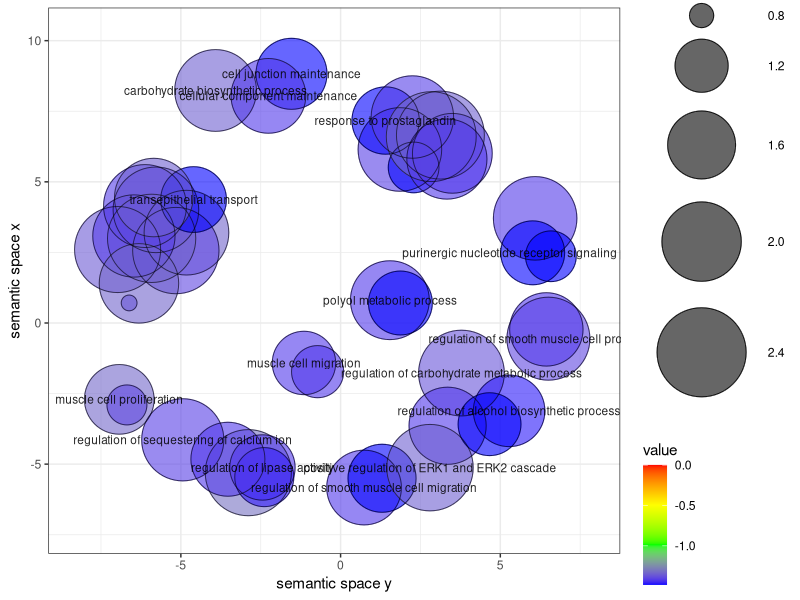

Write R code to recreate this figure.
# A plotting R script produced by the Revigo server at http://revigo.irb.hr/
# If you found Revigo useful in your work, please cite the following reference:
# Supek F et al. "REVIGO summarizes and visualizes long lists of Gene Ontology
# terms" PLoS ONE 2011. doi:10.1371/journal.pone.0021800

# --------------------------------------------------------------------------
# If you don't have the ggplot2 package installed, uncomment the following line:
# install.packages( "ggplot2" );
library( ggplot2 );

# --------------------------------------------------------------------------
# If you don't have the scales package installed, uncomment the following line:
# install.packages( "scales" );
library( scales );

# --------------------------------------------------------------------------
# Here is your data from Revigo. Scroll down for plot configuration options.

revigo.names <- c("term_ID","description","frequency","plot_X","plot_Y","log_size","value","uniqueness","dispensability");
revigo.data <- rbind(c("GO:0006109","regulation of carbohydrate metabolic process",0.9953030641914561,3.7838782043216597,-1.773335672020986,2.2528530309798933,-1.3714622054997974,0.9540794443694777,0.12209881),
c("GO:0006403","RNA localization",1.0288526056810556,-6.980361306190196,2.6021258193245678,2.2671717284030137,-1.357435827381193,0.9204785199223385,0.18884812),
c("GO:0006820","monoatomic anion transport",0.9841198836949228,-5.780435397306459,4.0082379033574975,2.247973266361807,-1.396121526190944,0.8997663011760784,0.56539235),
c("GO:0006821","chloride transport",0.7604562737642585,-6.122344403417606,4.142657647966585,2.1367205671564067,-1.4134259543597827,0.9019521698817835,0.26647383),
c("GO:0006909","phagocytosis",0.9002460299709237,-4.824886595592364,3.1999860564988265,2.2095150145426308,-1.3362201555986477,0.9174976470369884,0.27132983),
c("GO:0007200","phospholipase C-activating G protein-coupled receptor signaling pathway",0.8051889957503914,6.090164704966995,3.707088101893785,2.161368002234975,-1.420793688392829,0.9341102436848413,0.1699269),
c("GO:0014074","response to purine-containing compound",0.810780585998658,1.8561873590237412,6.146506047925853,2.164352855784437,-1.411427745949038,0.9315911118183343,0.25880236),
c("GO:0014812","muscle cell migration",0.156564526951465,-1.145751307671265,-1.415625568513272,1.462397997898956,-1.4232668823857921,0.9874458818286656,0.00515006),
c("GO:0014909","smooth muscle cell migration",0.0782822634757325,-0.719348335581078,-1.7236397974564526,1.1760912590556813,-1.424469624291472,0.9875864651087064,0.41443294),
c("GO:0014910","regulation of smooth muscle cell migration",0.3690449563855961,0.7347705775271869,-5.828406966274842,1.8260748027008264,-1.424469624291472,0.9604149614913823,0.0289787),
c("GO:0014911","positive regulation of smooth muscle cell migration",0.21807201968239764,1.2973584635891768,-5.499634213007985,1.6020599913279623,-1.481170905473963,0.9185253989129695,0.47446616),
c("GO:0015698","inorganic anion transport",1.056810556922389,-5.1573508720202605,2.565278665056614,2.278753600952829,-1.396121526190944,0.918867845549073,0.23167772),
c("GO:0015931","nucleobase-containing compound transport",1.2804741668530528,-5.915000003447684,2.998342089705322,2.361727836017593,-1.340660988647895,0.9027079765714797,0.28206129),
c("GO:0016051","carbohydrate biosynthetic process",0.6821740102885261,-3.912690836996643,8.236471424056512,2.089905111439398,-1.3486927800842896,0.9733778084088952,0.09037915),
c("GO:0019751","polyol metabolic process",0.525609483337061,1.5430254207164609,0.807992877717671,1.9777236052888478,-1.4232668823857921,0.9025832732916945,-0),
c("GO:0032409","regulation of transporter activity",1.0344441959293222,-2.8881971931281707,-5.301830475305961,2.2695129442179165,-1.3077931845412627,0.8712292259248728,0.38758354),
c("GO:0033002","muscle cell proliferation",0.2460299709237307,-6.928052845353548,-2.7046727115869236,1.6532125137753437,-1.3306420848110063,0.9763985820715662,0.00571537),
c("GO:0034331","cell junction maintenance",0.27398792216506374,-1.5369767045590605,8.826795060932843,1.6989700043360187,-1.481170905473963,0.972823203487986,0.13261413),
c("GO:0034694","response to prostaglandin",0.20688883918586445,1.4095918886935055,7.1711608004993135,1.5797835966168101,-1.481170905473963,0.9260115482730326,0.06848597),
c("GO:0035589","G protein-coupled purinergic nucleotide receptor signaling pathway",0.07269067322746589,6.582993968019101,2.363546841540446,1.146128035678238,-1.481170905473963,0.942443629642896,0.27736347),
c("GO:0035590","purinergic nucleotide receptor signaling pathway",0.1621561171997316,6.013803849285855,2.4857381836276997,1.4771212547196624,-1.481170905473963,0.9390576580499282,-0),
c("GO:0043647","inositol phosphate metabolic process",0.1621561171997316,1.8719253299887706,0.7084970484264453,1.4771212547196624,-1.481170905473963,0.8952054764044598,0.68333625),
c("GO:0043954","cellular component maintenance",0.3690449563855961,-2.259643061128995,8.045391263750245,1.8260748027008264,-1.424469624291472,0.9910815245502925,0.00551725),
c("GO:0045913","positive regulation of carbohydrate metabolic process",0.45291881010959517,3.3496997981863657,-3.640006691249589,1.9138138523837167,-1.424469624291472,0.8730445725175552,0.16322723),
c("GO:0046683","response to organophosphorus",0.7269067322746589,2.2472774403802687,7.296242890349446,2.1172712956557644,-1.4134259543597827,0.9384711552058026,0.22697161),
c("GO:0048659","smooth muscle cell proliferation",0.04473272198613285,-6.688130379798006,-2.9021428185671962,0.9542425094393249,-1.396121526190944,0.9690770995269705,0.44616371),
c("GO:0048660","regulation of smooth muscle cell proliferation",0.7660478640125251,6.5053469895769505,-0.5554191318802592,2.1398790864012365,-1.396121526190944,0.942827535745172,0.03549273),
c("GO:0051028","mRNA transport",0.7157235517781256,-6.469820280824228,3.0820103994640875,2.110589710299249,-1.4134259543597827,0.867793989519637,0.48284199),
c("GO:0051208","sequestering of calcium ion",0.02795795124133304,-6.619266299790581,0.7105356520291777,0.7781512503836436,-1.411427745949038,0.9342064329079715,0.68758238),
c("GO:0051282","regulation of sequestering of calcium ion",0.710131961529859,-4.940387727058539,-4.137493154615819,2.1072099696478683,-1.411427745949038,0.8116312965068819,0.03303562),
c("GO:0051651","maintenance of location in cell",0.5535674345783941,-6.311424263569012,1.4041099188900639,2,-1.3362201555986477,0.9198894627071325,0.21007652),
c("GO:0060191","regulation of lipase activity",0.1789308879445314,-2.445543424148658,-5.11745887806446,1.5185139398778875,-1.424469624291472,0.8762398874649114,0.01863171),
c("GO:0060193","positive regulation of lipase activity",0.11742339521359875,-2.3880187978267715,-5.459753175235422,1.3424226808222062,-1.4604159477562633,0.8519312487220292,0.50498065),
c("GO:0070374","positive regulation of ERK1 and ERK2 cascade",1.067993737418922,2.7982654218656133,-5.123818311470621,2.2833012287035497,-1.3486927800842896,0.9181505805710864,0.03703178),
c("GO:0070633","transepithelial transport",0.18452247819279805,-4.601724828477997,4.3729605595899095,1.5314789170422551,-1.481170905473963,0.9303711786571159,0),
c("GO:0071415","cellular response to purine-containing compound",0.07269067322746589,2.285747815906614,5.509957804464296,1.146128035678238,-1.481170905473963,0.927760642436825,0.48344),
c("GO:0097305","response to alcohol",1.509729367031984,2.83816562133867,6.6016095558128,2.432969290874406,-1.330572247913444,0.9111604827513922,0.52469704),
c("GO:0097306","cellular response to alcohol",0.5703422053231939,3.4981872413362156,6.0105604599704465,2.012837224705172,-1.424469624291472,0.891280826061067,0.52377377),
c("GO:0097553","calcium ion transmembrane import into cytosol",0.5088347125922612,-5.848583329779867,4.444020948492426,1.9637878273455553,-1.3486927800842896,0.8960845743210694,0.52868431),
c("GO:1901019","regulation of calcium ion transmembrane transporter activity",0.34667859539252965,-3.5274709517135467,-4.8256936820340455,1.7993405494535817,-1.424469624291472,0.6373620049880482,0.41262764),
c("GO:1901654","response to ketone",1.2357414448669202,3.1245973361279042,6.655362896128034,2.346352974450639,-1.3486927800842896,0.9126291674759693,0.27371564),
c("GO:1901655","cellular response to ketone",0.5871169760679937,3.327751820837639,5.806611794834095,2.0253058652647704,-1.424469624291472,0.8894448287465735,0.47270399),
c("GO:1902930","regulation of alcohol biosynthetic process",0.28517110266159695,5.275469538680821,-3.1119905425660903,1.7160033436347992,-1.4659046268995228,0.9105619292679932,0.02252502),
c("GO:1902932","positive regulation of alcohol biosynthetic process",0.1509729367031984,4.6629034922705195,-3.584149572841836,1.4471580313422192,-1.481170905473963,0.867678476033008,0.63800926),
c("GO:1904705","regulation of vascular associated smooth muscle cell proliferation",0.3299038246477298,6.4408500945434435,-0.22660011704227126,1.7781512503836436,-1.424469624291472,0.924816250787424,0.40652559));

one.data <- data.frame(revigo.data);
names(one.data) <- revigo.names;
one.data <- one.data [(one.data$plot_X != "null" & one.data$plot_Y != "null"), ];
one.data$plot_X <- as.numeric( as.character(one.data$plot_X) );
one.data$plot_Y <- as.numeric( as.character(one.data$plot_Y) );
one.data$log_size <- as.numeric( as.character(one.data$log_size) );
one.data$value <- as.numeric( as.character(one.data$value) );
one.data$frequency <- as.numeric( as.character(one.data$frequency) );
one.data$uniqueness <- as.numeric( as.character(one.data$uniqueness) );
one.data$dispensability <- as.numeric( as.character(one.data$dispensability) );
#head(one.data);


# --------------------------------------------------------------------------
# Names of the axes, sizes of the numbers and letters, names of the columns,
# etc. can be changed below

p1 <- ggplot( data = one.data );
p1 <- p1 + geom_point( aes( plot_X, plot_Y, colour = value, size = log_size), alpha = I(0.6) );
p1 <- p1 + scale_colour_gradientn( colours = c("blue", "green", "yellow", "red"), limits = c( min(one.data$value), 0) );
p1 <- p1 + geom_point( aes(plot_X, plot_Y, size = log_size), shape = 21, fill = "transparent", colour = I (alpha ("black", 0.6) ));
p1 <- p1 + scale_size( range=c(5, 30)) + theme_bw(); # + scale_fill_gradientn(colours = heat_hcl(7), limits = c(-300, 0) );
ex <- one.data [ one.data$dispensability < 0.15, ];
p1 <- p1 + geom_text( data = ex, aes(plot_X, plot_Y, label = description), colour = I(alpha("black", 0.85)), size = 3 );
p1 <- p1 + labs (y = "semantic space x", x = "semantic space y");
p1 <- p1 + theme(legend.key = element_blank()) ;
one.x_range = max(one.data$plot_X) - min(one.data$plot_X);
one.y_range = max(one.data$plot_Y) - min(one.data$plot_Y);
p1 <- p1 + xlim(min(one.data$plot_X)-one.x_range/10,max(one.data$plot_X)+one.x_range/10);
p1 <- p1 + ylim(min(one.data$plot_Y)-one.y_range/10,max(one.data$plot_Y)+one.y_range/10);


# --------------------------------------------------------------------------
# Output the plot to screen

p1;

# Uncomment the line below to also save the plot to a file.
# The file type depends on the extension (default=pdf).

# ggsave("/path_to_your_file/revigo-plot.pdf");

